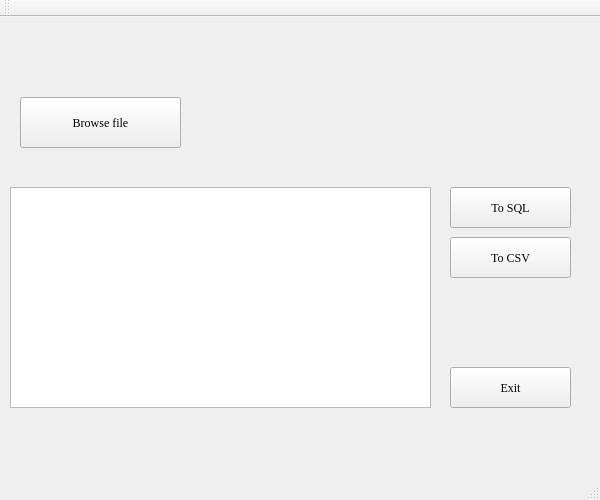
<?xml version="1.0" encoding="UTF-8"?>
<ui version="4.0">
 <class>MainWindow</class>
 <widget class="QMainWindow" name="MainWindow">
  <property name="geometry">
   <rect>
    <x>0</x>
    <y>0</y>
    <width>600</width>
    <height>500</height>
   </rect>
  </property>
  <property name="minimumSize">
   <size>
    <width>600</width>
    <height>500</height>
   </size>
  </property>
  <property name="windowTitle">
   <string>Convertor</string>
  </property>
  <property name="windowIcon">
   <iconset theme="test">
    <normaloff>ic.png</normaloff>ic.png</iconset>
  </property>
  <widget class="QWidget" name="centralWidget">
   <property name="minimumSize">
    <size>
     <width>600</width>
     <height>500</height>
    </size>
   </property>
   <property name="font">
    <font>
     <family>Georgia</family>
    </font>
   </property>
   <property name="autoFillBackground">
    <bool>false</bool>
   </property>
   <widget class="QTableView" name="tableView">
    <property name="geometry">
     <rect>
      <x>10</x>
      <y>170</y>
      <width>421</width>
      <height>221</height>
     </rect>
    </property>
   </widget>
   <widget class="QPushButton" name="toSQL_butt">
    <property name="geometry">
     <rect>
      <x>450</x>
      <y>170</y>
      <width>121</width>
      <height>41</height>
     </rect>
    </property>
    <property name="text">
     <string>To SQL</string>
    </property>
   </widget>
   <widget class="QPushButton" name="tocsv_butt">
    <property name="geometry">
     <rect>
      <x>450</x>
      <y>220</y>
      <width>121</width>
      <height>41</height>
     </rect>
    </property>
    <property name="text">
     <string>To CSV</string>
    </property>
   </widget>
   <widget class="QPushButton" name="brows_butt">
    <property name="geometry">
     <rect>
      <x>20</x>
      <y>80</y>
      <width>161</width>
      <height>51</height>
     </rect>
    </property>
    <property name="text">
     <string>Browse file</string>
    </property>
   </widget>
   <widget class="QPushButton" name="exit_butt">
    <property name="geometry">
     <rect>
      <x>450</x>
      <y>350</y>
      <width>121</width>
      <height>41</height>
     </rect>
    </property>
    <property name="text">
     <string>Exit</string>
    </property>
   </widget>
  </widget>
  <widget class="QToolBar" name="mainToolBar">
   <attribute name="toolBarArea">
    <enum>TopToolBarArea</enum>
   </attribute>
   <attribute name="toolBarBreak">
    <bool>false</bool>
   </attribute>
  </widget>
  <widget class="QStatusBar" name="statusBar"/>
 </widget>
 <layoutdefault spacing="6" margin="11"/>
 <resources/>
 <connections/>
</ui>
